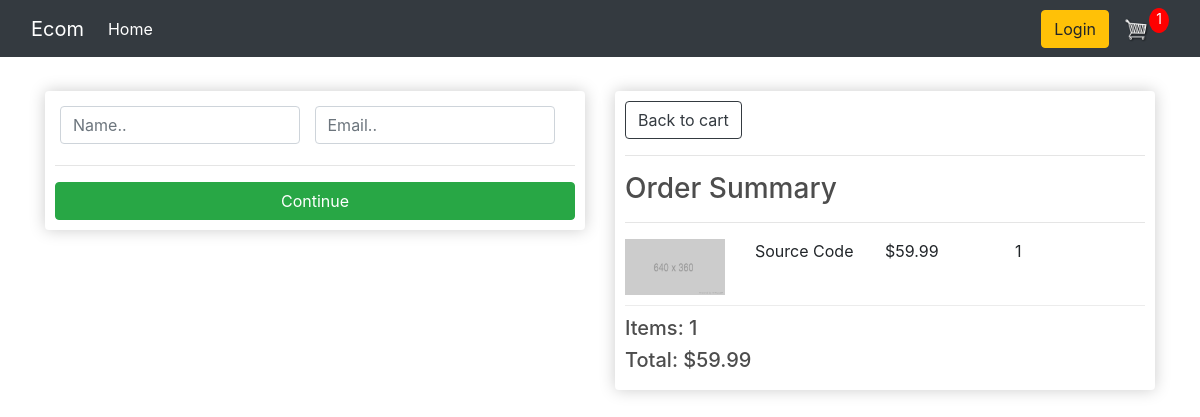
Screenshot of /checkout/ (signed in) with the database file from the repository.
### store/models.py (models this page shows, shortened)
class OrderItem(models.Model):
    product = models.ForeignKey(Product, on_delete=models.SET_NULL, null=True)
    order = models.ForeignKey(Order, on_delete=models.SET_NULL, null=True)
    quantity = models.IntegerField(default=0, null=True, blank=True)
    date_added = models.DateTimeField(auto_now_add=True)
    @property
    def get_total(self):
        total = self.product.price * self.quantity
        return total

class Product(models.Model):
    name = models.CharField(max_length=200)
    price = models.FloatField()
    digital = models.BooleanField(default=False, null=True, blank=True)
    image = models.ImageField(null=True, blank=True)
    def imageURL(self):
        try:
            url = self.image.url
        except:
            url = '/images/placeholder.png'
        return url

class Order(models.Model):
    customer = models.ForeignKey(Customer, on_delete=models.SET_NULL, null=True, blank=True)
    date_ordered = models.DateTimeField(auto_now_add=True)
    complete = models.BooleanField(default=False)
    transaction_id = models.CharField(max_length=100, null=True)
    @property
    def shipping(self):
        shipping = False
        orderItems = self.orderitem_set.all()
        for i in orderItems:
            if i.product.digital == False:
                shipping = True
        return shipping
    @property
    def get_cart_total(self):
        orderitems = self.orderitem_set.all()
        total = sum([item.get_total for item in orderitems])
        return total
    @property
    def get_cart_items(self):
        orderitems = self.orderitem_set.all()
        total = sum([item.quantity for item in orderitems])
        return total

### store/views.py (the view)
# urls.py: path('checkout/', views.checkout, name='checkout'),
def checkout(request):
    if request.user.is_authenticated:
        customer = request.user.customer
        order, created = Order.objects.get_or_create(customer=customer, complete=False)
        items = order.orderitem_set.all()
        cartItems = order.get_cart_items
    else:
        items = []
        order = {'get_cart_total': 0, 'get_cart_items': 0,'shipping': False}
        cartItems = order['get_cart_items']
    context = {
        'items': items,
        'order': order,
        'cartItems' : cartItems
    }
    return render(request, 'store/checkout.html', context)

### store/templates/store/checkout.html (shortened to what this page needs)
{% extends 'store/main.html'%}
{% load static %}
{% block content %}
<div class="row">
    <div class="col-lg-6">
        <div class="box-element" id="form-wrapper">
            <form id="form">
                <div id="user-info">
                    <div class="form-field">
                        <input required class="form-control" type="text" name="name" placeholder="Name..">
                    </div>
                    <div class="form-field">
                        <input required class="form-control" type="email" name="email" placeholder="Email..">
                    </div>
                </div>
                <hr>
                <input id="form-button" class="btn btn-success btn-block" type="submit" value="Continue">
            </form>
        </div>
        <br>
    </div>
    <div class="col-lg-6">
        <div class="box-element">
            <a class="btn btn-outline-dark" href="{% url 'cart' %}">Back to cart</a>
            <hr>
            <h3>Order Summary</h3>
            <hr>
            {% for item in items %}
            <div class="cart-row">
                <div style="flex:2"><img class="row-image" src="{{item.product.imageURL}}"></div>
                <div style="flex:2"><p>{{item.product.name}}</p></div>
                <div style="flex:2"><p>${{item.product.price|floatformat:2}}</p></div>
                <div style="flex:2"><p>{{item.quantity}}</p></div>
            </div>
            {% endfor %}
            <h5>Items:       {{order.get_cart_items}}</h5>
            <h5>Total:       ${{order.get_cart_total|floatformat:2}}</h5>
        </div>
    </div>
</div>
{% endblock content %}

### static/css/main.css (style rules this page uses)
body { background-color: hsl(0, 0%, 98%); }
h1,h2,h3,h4,h5,h6 { color:hsl(0, 0%, 30%); }
.box-element { box-shadow:hsl(0, 0%, 80%) 0 0 16px; background-color: #fff; border-radius: 4px; padding: 10px; }
.col-lg-4, .col-lg-6, .col-lg-8, .col-lg-12 { margin-top: 10px; }
.btn { border-radius: 0; }
.row-image { width: 100px; }
.form-field { width:250px; display: inline-block; padding: 5px; }
.cart-row { display: flex; align-items: flex-stretch; padding-bottom: 10px; margin-bottom: 10px; border-bottom: 1px solid #ececec; }

### rows the page displays
OrderItem: product.name "Source Code", product.price "59.99", quantity "1"
Order: get_cart_items "1", get_cart_total "59.99"

### other values shown
{{ cartItems }} "1"
